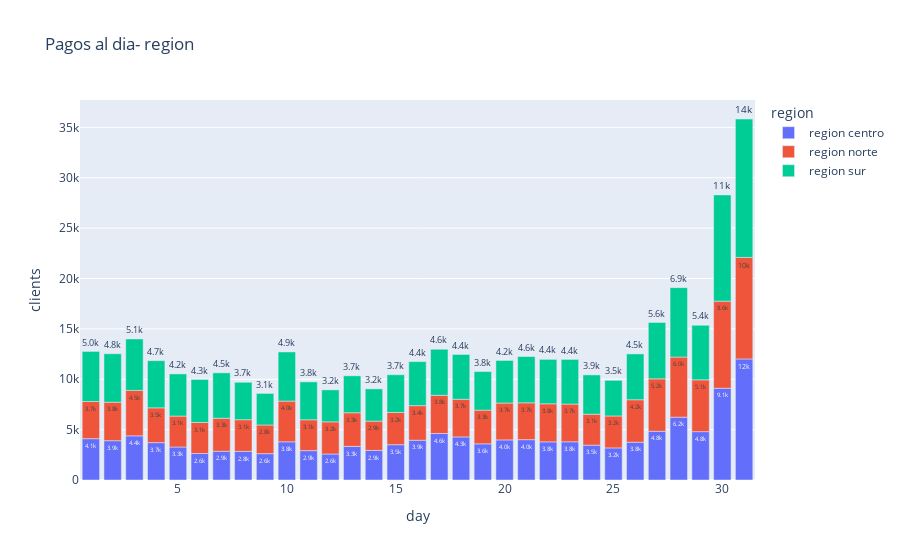

The code cell stored with this chart in its notebook:
### Code cell
region1='region sur' #Filter
region2='region norte'
region3='region centro'

df_toGraph = whatToGraph(dataplot,['dia_pago','region'],'dia_pago','count','','')
idx = (df_toGraph['region'].isin([region1]))|(df_toGraph['region'].isin([region2]))|(df_toGraph['region'].isin([region3]))
dia_region = df_toGraph[idx]
dia_region
fig8=px.bar(dia_region, x="dia_pago", y="count", color='region',text_auto='.2s', title='Pagos al dia- region ', labels={'count':'clients', 'dia_pago':'day' },)
fig8.update_traces(textfont_size=12, textangle=0, textposition="outside", cliponaxis=False)
fig8.update_xaxes(showspikes=True, spikecolor="green", spikesnap="cursor", spikemode="across")
fig8.update_yaxes(showspikes=True, spikecolor="orange", spikethickness=2)
fig8.show()

### Figure 1 — Plotly figure (JSON) as saved in the notebook; plotly's stock layout.template omitted (floating-point values rounded to 4 significant figures)
{"data": [{"alignmentgroup": "True", "cliponaxis": false, "hovertemplate": "region=region centro<br>day=%{x}<br>clients=%{y}<extra></extra>", "legendgroup": "region centro", "marker": {"color": "#636efa", "pattern": {"shape": ""}}, "name": "region centro", "offsetgroup": "region centro", "orientation": "v", "showlegend": true, "textangle": 0, "textfont": {"size": 12}, "textposition": "outside", "texttemplate": "%{y:.2s}", "type": "bar", "x": [1, 2, 3, 4, 5, 6, 7, 8, 9, 10, 11, 12, 13, 14, 15, 16, 17, 18, 19, 20, 21, 22, 23, 24, 25, 26, 27, 28, 29, 30, 31], "xaxis": "x", "y": [4103, 3903, 4383, 3710, 3277, 2628, 2854, 2845, 2615, 3792, 2916, 2580, 3340, 2938, 3505, 3948, 4620, 4275, 3589, 3980, 4004, 3786, 3794, 3457, 3184, 3751, 4837, 6238, 4801, 9107, 12015], "yaxis": "y"}, {"alignmentgroup": "True", "cliponaxis": false, "hovertemplate": "region=region norte<br>day=%{x}<br>clients=%{y}<extra></extra>", "legendgroup": "region norte", "marker": {"color": "#EF553B", "pattern": {"shape": ""}}, "name": "region norte", "offsetgroup": "region norte", "orientation": "v", "showlegend": true, "textangle": 0, "textfont": {"size": 12}, "textposition": "outside", "texttemplate": "%{y:.2s}", "type": "bar", "x": [1, 2, 3, 4, 5, 6, 7, 8, 9, 10, 11, 12, 13, 14, 15, 16, 17, 18, 19, 20, 21, 22, 23, 24, 25, 26, 27, 28, 29, 30, 31], "xaxis": "x", "y": [3688, 3820, 4511, 3453, 3069, 3081, 3277, 3139, 2845, 4041, 3061, 3192, 3336, 2905, 3197, 3432, 3786, 3740, 3348, 3660, 3657, 3778, 3745, 3075, 3172, 4216, 5202, 5964, 5142, 8647, 10076], "yaxis": "y"}, {"alignmentgroup": "True", "cliponaxis": false, "hovertemplate": "region=region sur<br>day=%{x}<br>clients=%{y}<extra></extra>", "legendgroup": "region sur", "marker": {"color": "#00cc96", "pattern": {"shape": ""}}, "name": "region sur", "offsetgroup": "region sur", "orientation": "v", "showlegend": true, "textangle": 0, "textfont": {"size": 12}, "textposition": "outside", "texttemplate": "%{y:.2s}", "type": "bar", "x": [1, 2, 3, 4, 5, 6, 7, 8, 9, 10, 11, 12, 13, 14, 15, 16, 17, 18, 19, 20, 21, 22, 23, 24, 25, 26, 27, 28, 29, 30, 31], "xaxis": "x", "y": [4970, 4810, 5106, 4681, 4184, 4273, 4506, 3717, 3134, 4878, 3761, 3174, 3663, 3203, 3746, 4369, 4573, 4447, 3828, 4227, 4593, 4408, 4431, 3898, 3540, 4549, 5600, 6893, 5419, 10542, 13742], "yaxis": "y"}], "layout": {"barmode": "relative", "legend": {"title": {"text": "region"}, "tracegroupgap": 0}, "title": {"text": "Pagos al dia- region "}, "xaxis": {"anchor": "y", "domain": [0, 1], "showspikes": true, "spikecolor": "green", "spikemode": "across", "spikesnap": "cursor", "title": {"text": "day"}}, "yaxis": {"anchor": "x", "domain": [0, 1], "showspikes": true, "spikecolor": "orange", "spikethickness": 2, "title": {"text": "clients"}}}}
